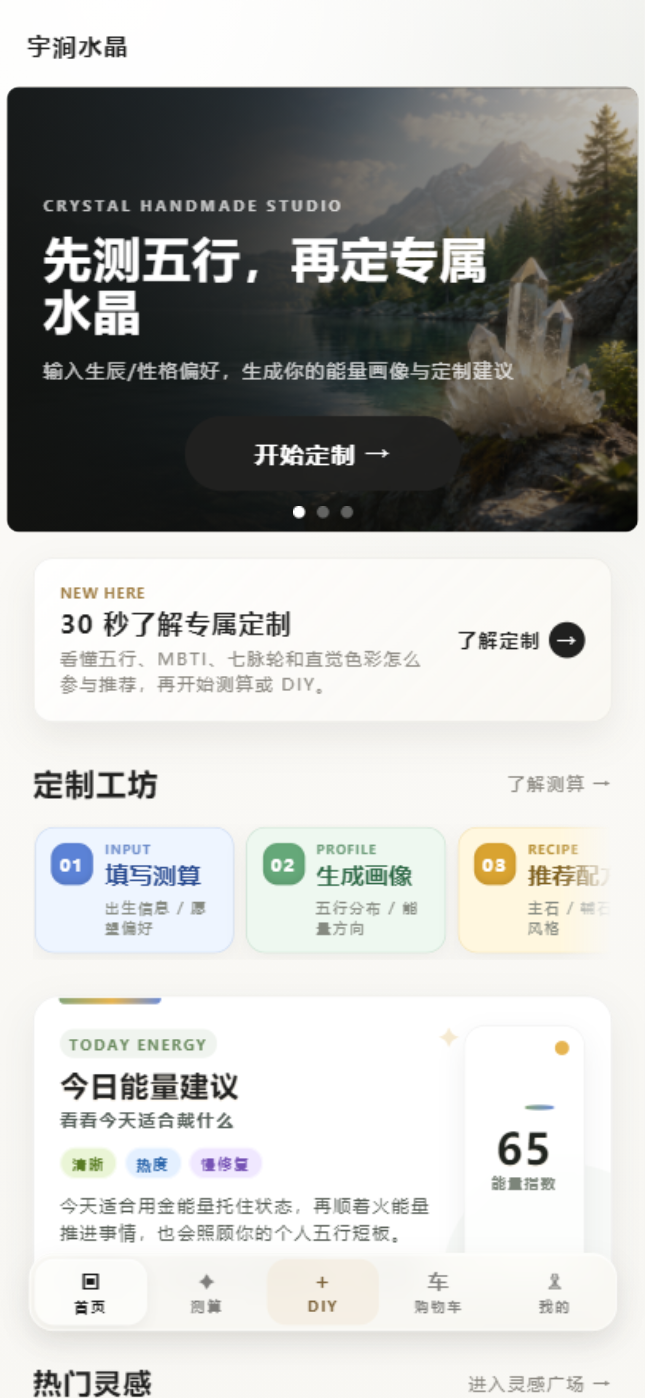
#> input picture .codex/current-auto-shot.png, 645 x 1398 px; its folder holds only this picture in this run
$ python build_image_contact_sheet.py --source ../.codex --output out.png
#> lines starting #> are read from the running program, lines starting #| are printed output that depends on the picture
from __future__ import annotations

import argparse
import math
from pathlib import Path

from PIL import Image, ImageDraw, ImageOps


IMAGE_EXTENSIONS = {".jpg", ".jpeg", ".png", ".webp"}


def main() -> None:
    parser = argparse.ArgumentParser(description="Build a numbered contact sheet for image QA.")
    parser.add_argument("--source", type=Path, required=True)
    parser.add_argument("--output", type=Path, required=True)
    parser.add_argument("--thumb-width", type=int, default=220)
    parser.add_argument("--thumb-height", type=int, default=300)
    parser.add_argument("--columns", type=int, default=4)
    args = parser.parse_args()

    files = sorted(path for path in args.source.iterdir() if path.suffix.lower() in IMAGE_EXTENSIONS)
    if not files:
        raise SystemExit(f"No images found in {args.source}")

    label_height = 34
    cell_width = args.thumb_width + 20
    cell_height = args.thumb_height + label_height + 16
    rows = math.ceil(len(files) / args.columns)
    sheet = Image.new("RGB", (args.columns * cell_width, rows * cell_height), "#f7f4ee")
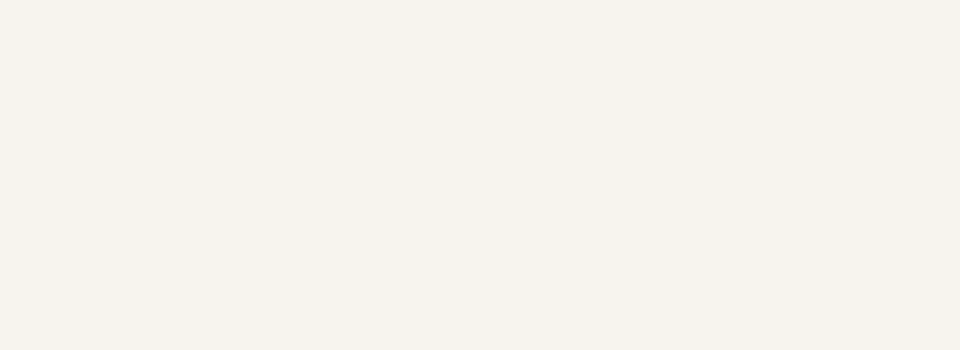
#> sheet: PIL image 960x350 RGB; mean R, G, B 247, 244, 238
    draw = ImageDraw.Draw(sheet)

    for index, path in enumerate(files, start=1):
        image = ImageOps.exif_transpose(Image.open(path)).convert("RGB")
#> image is the input picture: PIL image 645x1398 RGB; mean R, G, B 185.5, 186, 182.9
        image.thumbnail((args.thumb_width, args.thumb_height), Image.Resampling.LANCZOS)
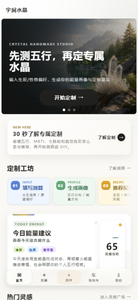
#> image: PIL image 138x300 RGB; mean R, G, B 185.4, 185.9, 182.8
        x0 = ((index - 1) % args.columns) * cell_width
        y0 = ((index - 1) // args.columns) * cell_height
        sheet.paste(image, (x0 + (cell_width - image.width) // 2, y0 + 8))
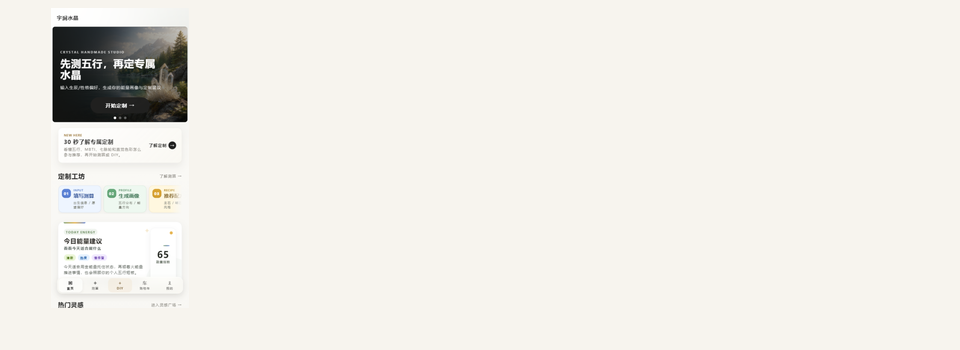
#> sheet: PIL image 960x350 RGB; mean R, G, B 239.4, 236.8, 231.2
        draw.text((x0 + 10, y0 + args.thumb_height + 14), f"{index:02d}", fill="#171411")

    args.output.parent.mkdir(parents=True, exist_ok=True)
    sheet.save(args.output, quality=92)
    print(args.output.resolve())


if __name__ == "__main__":
    main()
